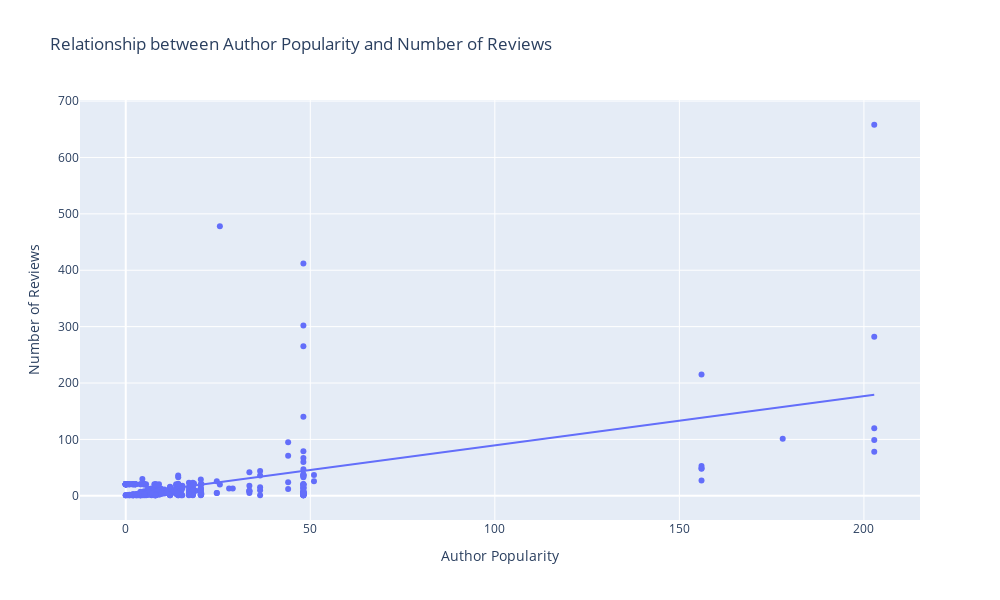

The cell this chart's notebook holds for it:
### Code cell
# Calculate the correlation coefficient
corr_coef, _ = pearsonr(df['Author Popularity'], df['Number of Reviews'])
print(f'Correlation Coefficient: {corr_coef:.2f}')

# Create scatter plot with trendline
fig = px.scatter(df, x='Author Popularity', y='Number of Reviews', trendline='ols',
                 title='Relationship between Author Popularity and Number of Reviews',
                 labels={'Author Popularity': 'Author Popularity', 'Number of Reviews': 'Number of Reviews'})

# Adjust the figure size
fig.update_layout(
    width=1000,  # Set the width of the figure
    height=600   # Set the height of the figure
)

iplot(fig)

### Figure 1 — Plotly figure (JSON) as saved in the notebook; plotly's stock layout.template omitted (floating-point values rounded to 4 significant figures; data arrays with more than 128 entries replaced by an {"elided": "..."} marker saying what was removed)
{"data": [{"hovertemplate": "Author Popularity=%{x}<br>Number of Reviews=%{y}<extra></extra>", "legendgroup": "", "marker": {"color": "#636efa", "symbol": "circle"}, "mode": "markers", "name": "", "orientation": "v", "showlegend": false, "type": "scatter", "x": {"elided": "337 float values"}, "xaxis": "x", "y": {"elided": "337 float values"}, "yaxis": "y"}, {"hovertemplate": "<b>OLS trendline</b><br>Number of Reviews = 0.87374 * Author Popularity + 1.97083<br>R<sup>2</sup>=0.249055<br><br>Author Popularity=%{x}<br>Number of Reviews=%{y} <b>(trend)</b><extra></extra>", "legendgroup": "", "marker": {"color": "#636efa", "symbol": "circle"}, "mode": "lines", "name": "", "showlegend": false, "type": "scatter", "x": {"elided": "337 float values"}, "xaxis": "x", "y": {"elided": "337 float values"}, "yaxis": "y"}], "layout": {"height": 600, "legend": {"tracegroupgap": 0}, "title": {"text": "Relationship between Author Popularity and Number of Reviews"}, "width": 1000, "xaxis": {"anchor": "y", "domain": [0, 1], "title": {"text": "Author Popularity"}}, "yaxis": {"anchor": "x", "domain": [0, 1], "title": {"text": "Number of Reviews"}}}}
